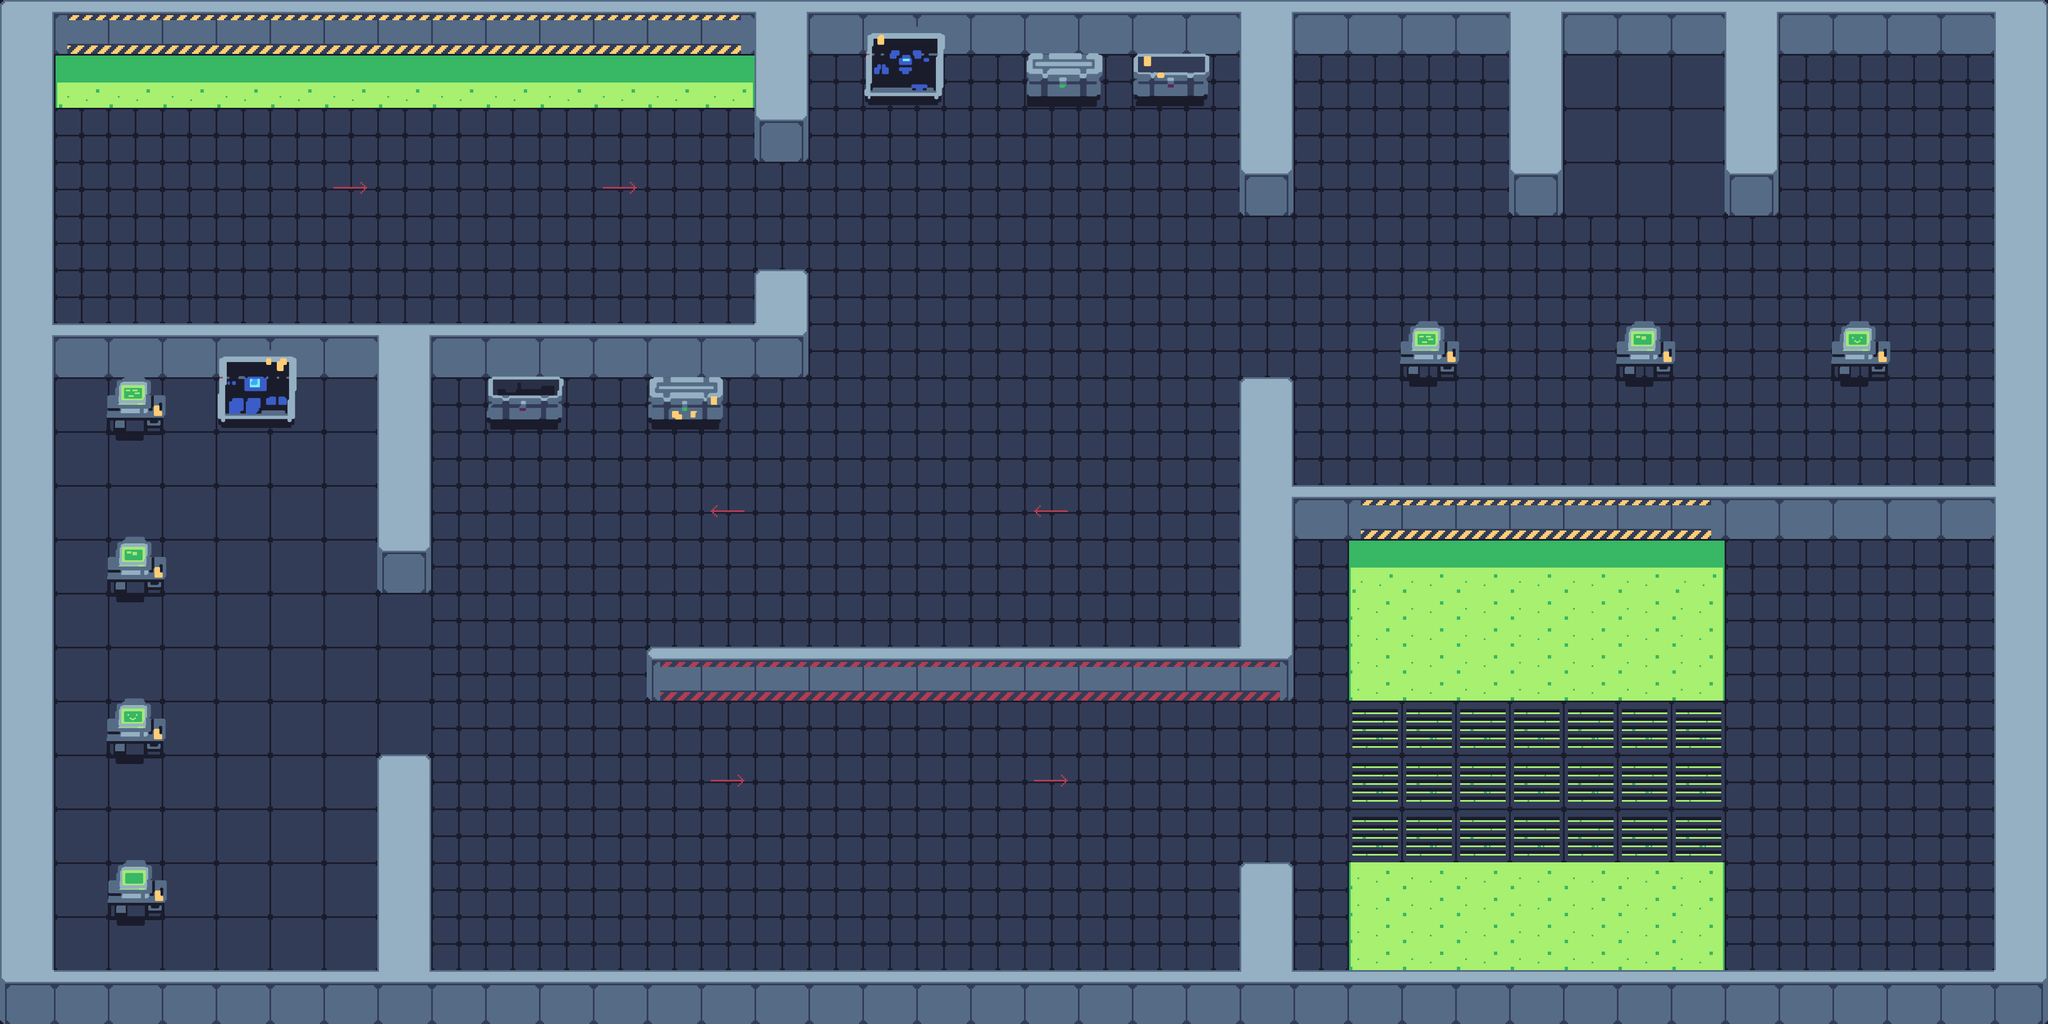

Rendered tile map (Tiled .tmx) drawn with the repository's tilesets; below, a short description and the map source with its tile grids summarised:
An orthogonal 38x19 tile map with 96x96 px tiles, 5 tile layers (background, paredes, decoracion, objetos, ...), 5 tilesets.

<map version="1.5" tiledversion="1.7.2" orientation="orthogonal" renderorder="left-down" width="38" height="19" tilewidth="96" tileheight="96" infinite="0" nextlayerid="7" nextobjectid="1">
 <tileset firstgid="1" source="tileset.tsx" />
 <tileset firstgid="852" source="tileset_2.tsx" />
 <tileset firstgid="1703" source="boards.tsx" />
 <tileset firstgid="1705" source="chests.tsx" />
 <tileset firstgid="1709" source="tables.tsx" />
 <layer id="1" name="background" width="38" height="19" locked="1">
  <data>[722 cells, 722 non-empty, 13 distinct tile ids]</data>
 </layer>
 <layer id="2" name="paredes" width="38" height="19" locked="1">
  <data>[722 cells, 178 non-empty, 15 distinct tile ids]</data>
 </layer>
 <layer id="3" name="decoracion" width="38" height="19" locked="1">
  <data>[722 cells, 38 non-empty, 7 distinct tile ids]</data>
 </layer>
 <layer id="5" name="objetos" width="38" height="19" locked="1">
  <data>[722 cells, 6 non-empty, 6 distinct tile ids]</data>
 </layer>
 <layer id="6" name="tables" width="38" height="19" locked="1" offsetx="-2.66667" offsety="19">
  <data>[722 cells, 7 non-empty, 4 distinct tile ids]</data>
 </layer>
</map>